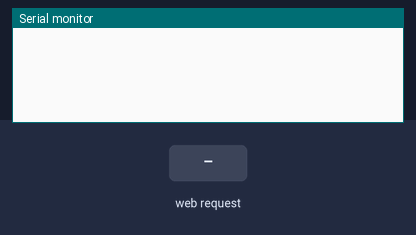
Recording of a sketch running on a simulated ESP8266 (NodeMCU). On the bench: the last lines printed to the serial monitor. The test bench sets the inputs (shaded band). WiFi joins after 1.5 s; servers stay silent unless stated.

Above: at 2.7 s.
2.8 s: HTTP request GET /MOTOR=GO received
At 4.0 s:
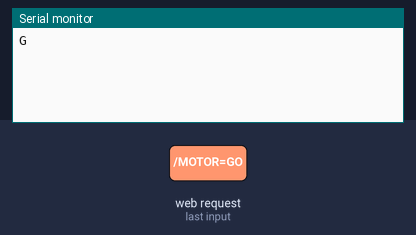
4.3 s: HTTP request GET /MOTOR=STOP received
At 5.3 s:
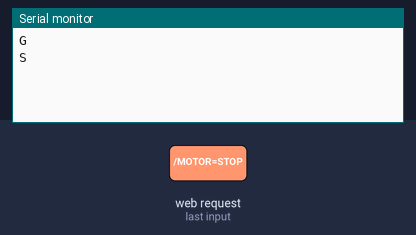
5.8 s: HTTP request GET /MOTOR=BACK received
At 6.4 s:
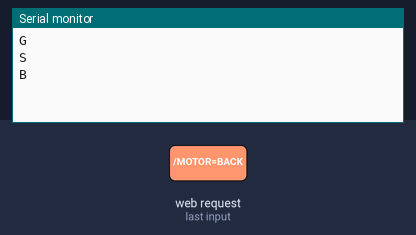
7.3 s: HTTP request GET /MOTOR=LEFT received
At 8.5 s:
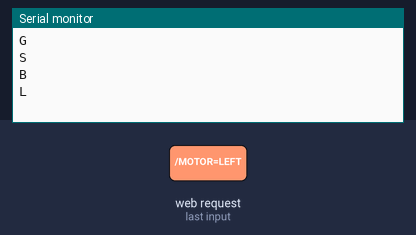
8.8 s: HTTP request GET /MOTOR=RIGHT received
At 9.8 s:
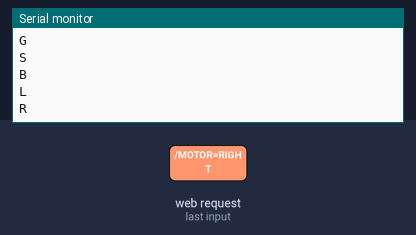

The sketch:

Lab_ESP8266_3_1_2_web_softserial.ino
```cpp
/*
5C-CF-7F-A5-5C-7D绑定192.168.0.107
*/

#include <ESP8266WiFi.h>

const char *ssid = "TP-LINK_3DB3";    // type your ssid
const char *password = "chengmaohua"; // type your password
boolean haveClient = false;

WiFiServer server(80); // Service Port

void setup()
{
  Serial.begin(9600);
  delay(10);

  WiFi.begin(ssid, password);

  while (WiFi.status() != WL_CONNECTED)
  {
    delay(500);
  }

  // Start the server
  server.begin();
}

void loop()
{
  // Check if a client has connected
  WiFiClient client = server.available();

  if (!client)
  {
    return;
  };
  delay(50); //
  if (client.available())
  {
    // Return the response
    client.println(F("HTTP/1.1 200 OK"));
    client.println(F("Content-Type: text/html"));
    client.println(F("")); //  do not forget this one
    client.println(F("<!DOCTYPE HTML>"));
    client.println(F("<html>"));
    client.println(F("<title>Car Web Controler</title>"));
    client.println(F("<h1 align=center>Car with ESP8266</h1>"));
    client.println(F("<br><br>"));
    client.println(F("<a href=\"/MOTOR=GO\">Go</a><br>"));
    client.println(F("<a href=\"/MOTOR=STOP\">STOP</a><br>"));
    client.println(F("<a href=\"/MOTOR=BACK\">Back</a><br>"));
    client.println(F("<a href=\"/MOTOR=LEFT\">Turn Left</a><br>"));
    client.println(F("<a href=\"/MOTOR=RIGHT\">Turn Right</a><br>"));
    client.println(F("</html>"));

    String request = client.readStringUntil('\r');
    client.flush();

    // Match the request
    if (request.indexOf("/MOTOR=GO") != -1)
    {
      Serial.println("G");
    }
    if (request.indexOf("/MOTOR=STOP") != -1)
    {
      Serial.println("S");
    }
    if (request.indexOf("/MOTOR=BACK") != -1)
    {
      Serial.println("B");
    }
    if (request.indexOf("/MOTOR=LEFT") != -1)
    {
      Serial.println("L");
    }
    if (request.indexOf("/MOTOR=RIGHT") != -1)
    {
      Serial.println("R");
    }
  }
}
```

Measured:
- after the input at 2.8 s, the serial monitor: prints a new line after 0.05 s (image 1)
- after the input at 4.3 s, the serial monitor: prints a new line after 0.05 s (image 2)
- after the input at 5.8 s, the serial monitor: prints a new line after 0.05 s (image 3)
- after the input at 7.3 s, the serial monitor: prints a new line after 0.05 s (image 4)
- after the input at 8.8 s, the serial monitor: prints a new line after 0.05 s (image 5)
